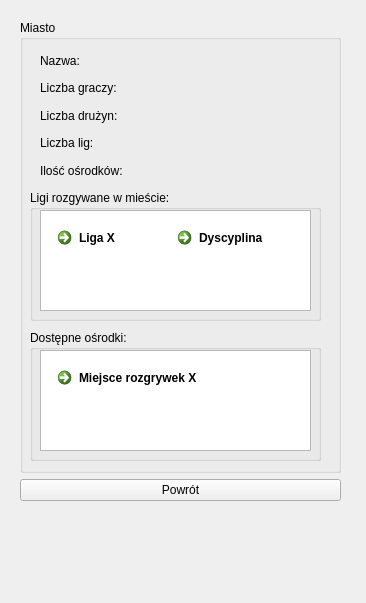
<?xml version="1.0" encoding="UTF-8"?>
<ui version="4.0">
 <class>profil_miasta</class>
 <widget class="QDialog" name="profil_miasta">
  <property name="geometry">
   <rect>
    <x>0</x>
    <y>0</y>
    <width>366</width>
    <height>603</height>
   </rect>
  </property>
  <property name="windowTitle">
   <string>Dialog</string>
  </property>
  <widget class="QWidget" name="layoutWidget">
   <property name="geometry">
    <rect>
     <x>20</x>
     <y>20</y>
     <width>321</width>
     <height>481</height>
    </rect>
   </property>
   <layout class="QVBoxLayout" name="verticalLayout_4">
    <item>
     <widget class="QGroupBox" name="groupBox">
      <property name="title">
       <string>Miasto</string>
      </property>
      <widget class="QWidget" name="layoutWidget_2">
       <property name="geometry">
        <rect>
         <x>20</x>
         <y>30</y>
         <width>281</width>
         <height>131</height>
        </rect>
       </property>
       <layout class="QVBoxLayout" name="verticalLayout">
        <item>
         <widget class="QLabel" name="label">
          <property name="text">
           <string>Nazwa:</string>
          </property>
         </widget>
        </item>
        <item>
         <widget class="QLabel" name="label_6">
          <property name="text">
           <string>Liczba graczy:</string>
          </property>
         </widget>
        </item>
        <item>
         <widget class="QLabel" name="label_7">
          <property name="text">
           <string>Liczba drużyn:</string>
          </property>
         </widget>
        </item>
        <item>
         <widget class="QLabel" name="label_2">
          <property name="text">
           <string>Liczba lig:</string>
          </property>
         </widget>
        </item>
        <item>
         <widget class="QLabel" name="label_3">
          <property name="text">
           <string>Ilość ośrodków:</string>
          </property>
         </widget>
        </item>
       </layout>
      </widget>
      <widget class="QGroupBox" name="groupBox_3">
       <property name="geometry">
        <rect>
         <x>10</x>
         <y>170</y>
         <width>291</width>
         <height>131</height>
        </rect>
       </property>
       <property name="title">
        <string>Ligi rozgywane w mieście:</string>
       </property>
       <widget class="QListView" name="listView">
        <property name="geometry">
         <rect>
          <x>10</x>
          <y>20</y>
          <width>271</width>
          <height>101</height>
         </rect>
        </property>
       </widget>
       <widget class="QCommandLinkButton" name="commandLinkButton_6">
        <property name="geometry">
         <rect>
          <x>20</x>
          <y>30</y>
          <width>187</width>
          <height>41</height>
         </rect>
        </property>
        <property name="text">
         <string>Liga X</string>
        </property>
       </widget>
       <widget class="QCommandLinkButton" name="commandLinkButton_7">
        <property name="geometry">
         <rect>
          <x>140</x>
          <y>30</y>
          <width>187</width>
          <height>41</height>
         </rect>
        </property>
        <property name="text">
         <string>Dyscyplina</string>
        </property>
       </widget>
      </widget>
      <widget class="QGroupBox" name="groupBox_4">
       <property name="geometry">
        <rect>
         <x>10</x>
         <y>310</y>
         <width>291</width>
         <height>131</height>
        </rect>
       </property>
       <property name="title">
        <string>Dostępne ośrodki:</string>
       </property>
       <widget class="QListView" name="listView_2">
        <property name="geometry">
         <rect>
          <x>10</x>
          <y>20</y>
          <width>271</width>
          <height>101</height>
         </rect>
        </property>
       </widget>
       <widget class="QCommandLinkButton" name="commandLinkButton_8">
        <property name="geometry">
         <rect>
          <x>20</x>
          <y>30</y>
          <width>187</width>
          <height>41</height>
         </rect>
        </property>
        <property name="text">
         <string>Miejsce rozgrywek X</string>
        </property>
       </widget>
      </widget>
     </widget>
    </item>
    <item>
     <widget class="QPushButton" name="pushButton">
      <property name="text">
       <string>Powrót</string>
      </property>
     </widget>
    </item>
   </layout>
  </widget>
 </widget>
 <resources/>
 <connections/>
</ui>
